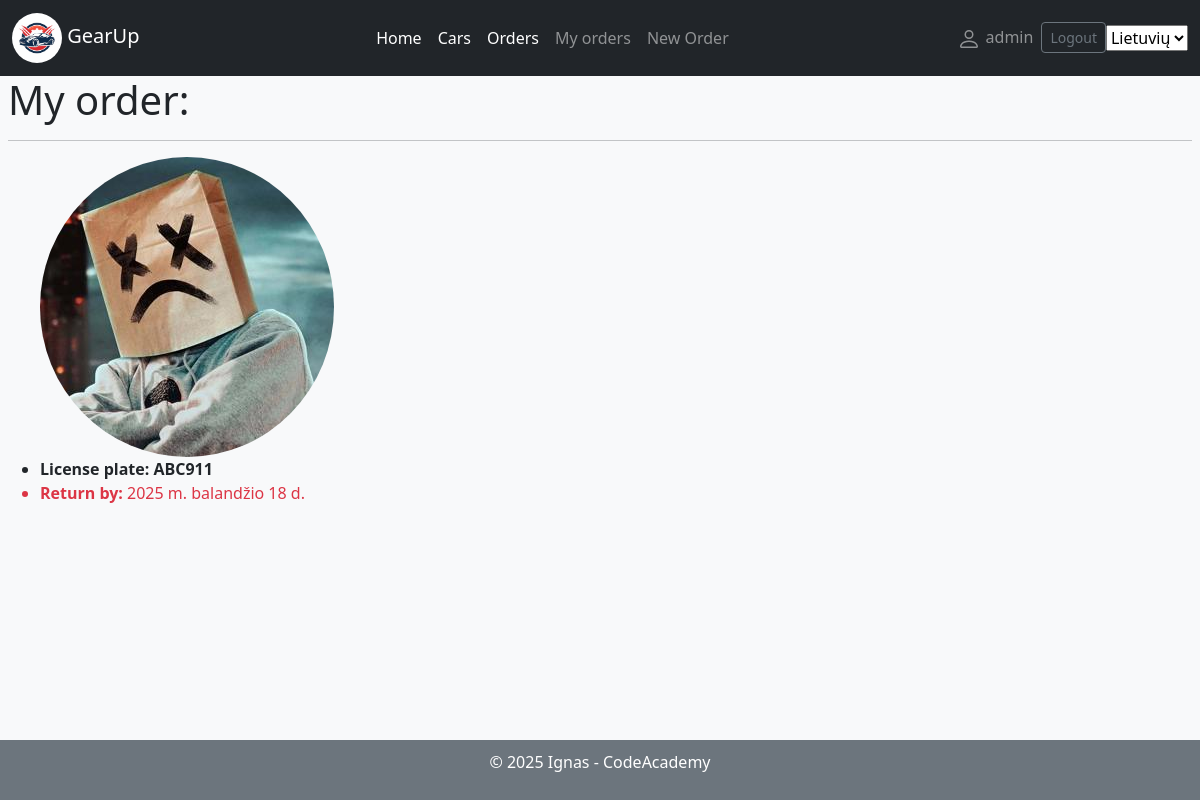
The page /autoservice/myorders/1 (signed in) on the database its author committed.
### autoservice/models.py (models this page shows, shortened)
class Order(models.Model):
    date = models.DateField('Order_date', auto_now_add=True)
    car_id = models.ForeignKey(Car, on_delete=models.SET_NULL, null=True, blank=False)
    customer = models.ForeignKey(User, on_delete=models.SET_NULL, null=True, blank=True)
    due_back = models.DateField('Be_returned', null=True, blank=True)
    LOAN_STATUS = (
        ('a', 'Administered'),
        ('c', 'Closed'),
        ('r', 'Ready'),
        ('b', 'Booked'),
    )
    status = models.CharField(
        max_length=1,
        choices=LOAN_STATUS,
        blank=True,
        default='a',
        help_text='Status',
    )
    @property
    def is_overdue(self):
        if self.due_back and date.today() > self.due_back:
            return True
        return False
    class Meta:
        verbose_name = "Order"
        verbose_name_plural = "Orders"

class Profile(models.Model):
    user = models.OneToOneField(User, on_delete=models.CASCADE)
    image = models.ImageField(default="profile_pics/default_profile.jpg", upload_to="profile_pics")

class Car(models.Model):
    license_plate = models.CharField('License_plate', max_length=200, help_text=_('Add car license plate'), blank=False,
                                     null=False, unique=True)
    car_model_id = models.ForeignKey(CarModel, on_delete=models.SET_NULL, null=True, blank=False)
    vin_code = models.CharField('Vin_code', max_length=17,
                                validators=[MinLengthValidator(17, message=_('Length has to be 17'))],
                                help_text=_('Add car VIN code'), blank=False, null=False, unique=True)
    client = models.CharField('Client', max_length=200, help_text=_('Add client'), blank=False, null=False)
    cover = models.ImageField('Cover', upload_to='covers', null=True)
    description = HTMLField(blank=True, null=True)
    class Meta:
        verbose_name = "Car"
        verbose_name_plural = "Cars"

### autoservice/views.py (the view)
# urls.py: path('myorders/<int:pk>', views.OrderByUserDetailView.as_view(), name='my-orders'),
class OrderByUserDetailView(LoginRequiredMixin, DetailView):
    model = Order
    template_name = 'user_order.html'

### autoservice/templates/user_order.html (shortened to what this page needs)
{% extends "base.html" %}
{% block content %}
    <h1>My order:</h1>
    <hr>
        <ul>
        <img class="rounded-circle" src="{{object.customer.profile.image.url}}">
        <li><strong>License plate: {{object.car_id.license_plate}}</strong></li>
        <li class="{% if object.is_overdue %}text-danger{% endif %}"><strong>Return by:</strong> {{object.due_back}}</li>
        <br/>
    </ul>
{% endblock %}

### autoservice/templates/base.html (shortened to what this page needs)
<!DOCTYPE html>
<html lang="en">
<head>
    <link rel="stylesheet" href="https://stackpath.bootstrapcdn.com/bootstrap/4.1.3/css/bootstrap.min.css"
>
    <link rel="stylesheet" href="https://cdn.jsdelivr.net/npm/bootstrap@5.2.3/dist/css/bootstrap.min.css"
>
    {% load static %}
    <link rel="stylesheet" href="{% static 'css/styles.css' %}">
</head>
<body>
<header>
    <nav class="navbar navbar-expand-lg navbar-dark bg-dark">
        <div class="container-fluid">
            <a class="navbar-brand" href="{% url 'index' %}">
                <img class="logo" src="{% static 'images/web_logo.png' %}">
                GearUp
            </a>
            <ul class="navbar-nav mx-2">
                <li class="nav-item active"><a class="nav-link" href="{% url 'index' %}">Home</a></li>
                <li class="nav-item active"><a class="nav-link" href="{% url 'cars' %}">Cars</a></li>
                <li class="nav-item active"><a class="nav-link" href="{% url 'orders' %}">Orders</a></li>
                {% if user.is_authenticated %}
                <li class="nav-item"><a class="nav-link" href="{% url 'my-orders'%}">My orders</a></li>
                <li class="nav-item"><a class="nav-link" href="{% url 'my-orders-new'%}?next=/autoservice">New Order</a>
                </li>
                {% endif %}
            </ul>
            <ul class="navbar-nav my-2 form-inline">
                {% if user.is_authenticated %}
                <li class="nav-item"><a class="nav-link" href="{% url 'profile' %}">
                    {{ user.get_username }}</a></li>
                <li class="nav-item">
                    <form method="post" action="{% url 'logout' %}">
                        <button class="btn btn-outline-secondary btn-sm" type="submit">Logout</button>
                    </form>
                </li>
                {% else %}
                <li class="nav-item"><a class="nav-link" href="{% url 'login'%}">Login</a></li>
                <li class="nav-item"><a class="nav-link" href="{% url 'register'%}">Sign up</a></li>
                {% endif %}
                {% load i18n %}
                <form action="{% url 'set_language' %}" method="post">
                    <select name="language" onchange="this.form.submit()">
                        {% get_current_language as LANGUAGE_CODE %}
                        {% get_available_languages as LANGUAGES %}
                        {% for lang in LANGUAGES %}
                        <option value="{{ lang.0 }}" {% if lang.0 == LANGUAGE_CODE %} selected="selected" {% endif %}>
                            {{ lang.1 }}
                        </option>
                        {% endfor %}
                    </select>
                </form>
            </ul>
        </div>
    </nav>
</header>
<main class="content bg-light">
    <div class="mx-2">
        {% block content %}
        {% endblock %}
    </div>
</main>
<footer class="bg-secondary text-white">
    <p>© 2025 Ignas - CodeAcademy</p>
</footer>
</body>
</html>

### autoservice/static/css/styles.css (style rules this page uses)
html, body { height: 100%; margin: 0; display: flex; flex-direction: column; }
.content { flex: 1; }
footer { padding: 10px; text-align: center; }
.logo { border-radius: 50%; width: 50px; }

### rows shown on the page
Order: customer.profile.image (picture), car_id.license_plate "ABC911", due_back "2025 m. balandžio 18 d."

### other values the page prints
{{ user.get_username }} "admin"
form field language "Lietuvių"
